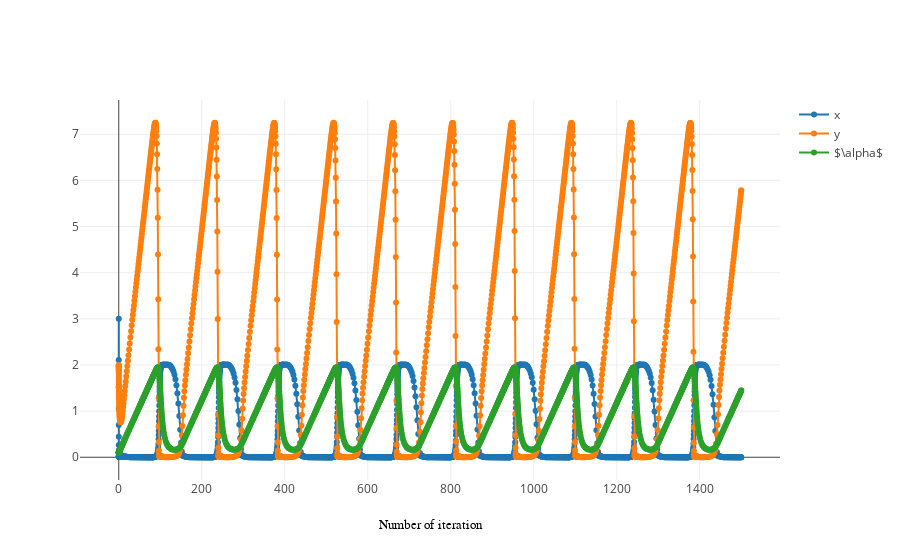
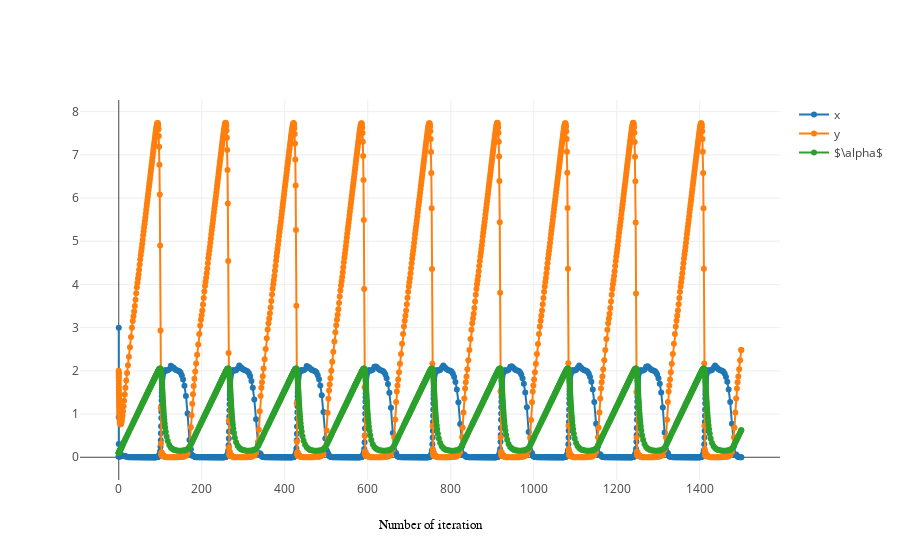

The notebook cell these images were saved under, in order:
### Code cell
for rk in [rk2, rk4]:
    T, U = steps(evolution, init, Tmax, rk, eps)
    plot(T, U)

### Figure 1 — Plotly figure (JSON) as saved in the notebook; plotly's stock layout.template omitted (floating-point values rounded to 4 significant figures; data arrays with more than 128 entries replaced by an {"elided": "..."} marker saying what was removed)
{"data": [{"mode": "lines+markers", "name": "x", "type": "scatter", "uid": "6cdfd4d3-bd22-4c4e-b797-6515709b33bb", "x": {"elided": "1755 float values"}, "y": {"elided": "1755 float values"}}, {"mode": "lines+markers", "name": "y", "type": "scatter", "uid": "3998c533-c47a-4f72-a566-fbcba803497c", "x": {"elided": "1755 float values"}, "y": {"elided": "1755 float values"}}, {"mode": "lines+markers", "name": "$\\alpha$", "type": "scatter", "uid": "3d53d289-d501-447c-a6aa-042628a76f81", "x": {"elided": "1755 float values"}, "y": {"elided": "1755 float values"}}], "layout": {"xaxis": {"title": {"font": {"color": "black", "family": "Arial, sans-serif", "size": 13}, "text": "Number of iteration"}}}}

### Figure 2 — Plotly figure (JSON) as saved in the notebook; plotly's stock layout.template omitted (floating-point values rounded to 4 significant figures; data arrays with more than 128 entries replaced by an {"elided": "..."} marker saying what was removed)
{"data": [{"mode": "lines+markers", "name": "x", "type": "scatter", "uid": "c3b1ec86-0f92-4077-8927-126141d0de82", "x": {"elided": "1201 float values"}, "y": {"elided": "1201 float values"}}, {"mode": "lines+markers", "name": "y", "type": "scatter", "uid": "bf322fc2-63b7-4380-8f07-2f90c56c7751", "x": {"elided": "1201 float values"}, "y": {"elided": "1201 float values"}}, {"mode": "lines+markers", "name": "$\\alpha$", "type": "scatter", "uid": "79a3c770-3806-4ba7-8a8b-0609d3541c10", "x": {"elided": "1201 float values"}, "y": {"elided": "1201 float values"}}], "layout": {"xaxis": {"title": {"font": {"color": "black", "family": "Arial, sans-serif", "size": 13}, "text": "Number of iteration"}}}}
